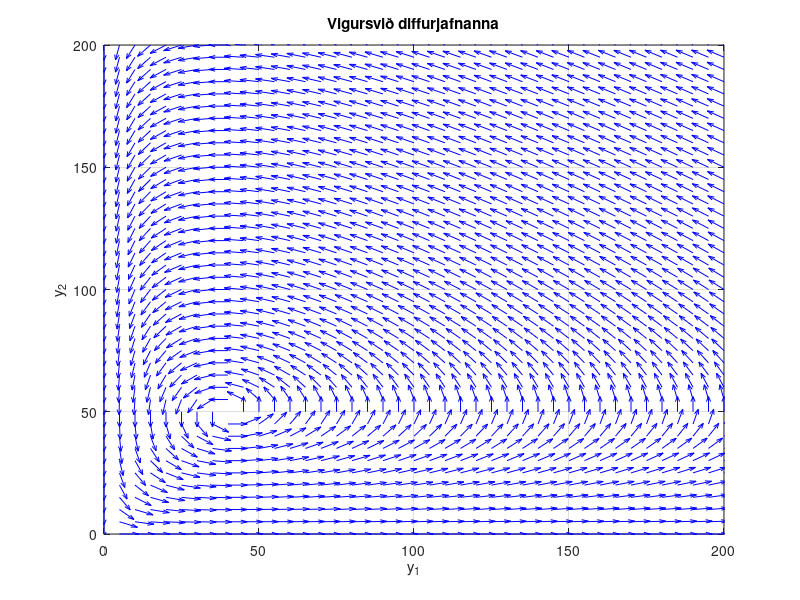

Write MATLAB code to recreate this figure. (Note: this script raises an error after producing the figure.)
%% Hluti 1 - Daemi 1
clc; clear; close all;

% y1: prey
% y2: predator

% Fastar
% alpha: Vaxtarhradi bradarinnar ef enginn randyr eru til stadar.
% beta: Hlutfall af brad sem hverfur af voldum randyra.
% gamma: Vaxtarhradi randyrsins ef brað er til stadar.
% delta: Danartidni randyra.
alpha = 0.5; beta = 0.01; gamma = 0.005; delta = 0.2;
axis_max = 200;

% Buum til grid fyrir y1 og y2
skref = 5; % Breytilegt skref fyrir mynd
[y1, y2] = meshgrid(0:skref:axis_max, 0:skref:axis_max); 

% Finnum gildi a y1' og y2' fyrir hvert y1 og y2
y1_diff = alpha.*y1 - beta.*y1.*y2;
y2_diff = gamma.*y1.*y2 - delta.*y2;

% Normaliserum vigrana fyrir styttri vigra
norm_factor = sqrt(y1_diff.^2 + y2_diff.^2);
y1_diff_normalized = y1_diff ./ norm_factor;
y2_diff_normalized = y2_diff ./ norm_factor;

% Plottum vigursvidid
figure;
quiver(y1, y2, y1_diff_normalized, y2_diff_normalized, 'b');
% quiver(y1, y2, y1_diff, y2_diff, 'b');
xlabel('y_1');
ylabel('y_2');
title('Vigursvið diffurjafnanna');
axis([0 axis_max 0 axis_max]);
grid on;

%% Daemi 2

% Veljum tima og skrefafjolda
T = 50;
n = 500;

% Upphafsgildi: 
y0_1 = [40; 9];

% Leysum kerfid med eulersolve falli
[tvec1, yvec1] = eulersolve(y0_1, n, T);

% Plottum nidurstodur
figure;
plot(tvec1,yvec1(1,:),'b',LineWidth=1.5);
hold on
plot(tvec1,yvec1(2,:),'r',LineWidth=1.5);
% legend("y_1 (með y_0_1 = 40)","y_2 (með y_0_2 = 9)","y_1 (með y_0_1 = 9)","y_2 (með y_0_2 = 40)")
xlabel('Tími');
ylabel('Fjöldi');
% title('Lausn á upphafsgildisverkefni');
xlim([0 T]);
grid on

% Profum nytt upphafsgildi
y0_2 = [25; 25];
[tvec2, yvec2] = eulersolve(y0_2, n, T);
hold on
plot(tvec2,yvec2(1,:),'--g',LineWidth=1.5);
plot(tvec2,yvec2(2,:),'--m',LineWidth=1.5);
legend("y_1 (með y_0_1 = 40)","y_2 (með y_0_2 = 9)","y_1 (með y_0_1 = 25)","y_2 (með y_0_2 = 25)")

% saveas(gcf,"hluti1_d2_plot.png");

figure;
plot(yvec1(1,:),yvec1(2,:),'b',LineWidth=1.5)
hold on
plot(yvec2(1,:),yvec2(2,:),'r',LineWidth=1.5)
xlabel("y_1")
ylabel('y_2')
title('Fasaferilsmynd með aðferð Eulers')
legend("y_0 = [40; 9]","y_0 = [25; 25]")
grid on

saveas(gcf,"hluti1_d2_plot2.png");

% Plottum nidurstodur
% figure;
% plot(tvec2,yvec2,LineWidth=1.5);
% legend("y_1 (Bráð)","y_2 (Rándýr)")
% xlabel('Tími');
% ylabel('Fjöldi');
% title('Lausn á upphafsgildisverkefni');
% xlim([0 T]);
% grid on

%% Daemi 3

figure;
quiver(y1, y2, y1_diff_normalized, y2_diff_normalized, 'b');
hold on
plot(yvec1(1,:),yvec1(2,:),LineWidth=1.5);
% hold on
% plot(y_ref(:,1),y_ref(:,2),LineWidth=1.5);

xlabel('y_1');
ylabel('y_2');
axis([0 axis_max 0 axis_max]);

%% Daemi 4

y0 = [40;9]; T = 50;
n_vector = [100, 200, 400, 800, 1600, 3200, 6400, 12800, 25600, 51200, 102400];

[~, yvec_rk] = RKsolver(y0,n_vector(end)*2,T);
error1 = zeros(2,length(n_vector));

for i = 1:length(n_vector)
    [~ ,yvec_euler] = eulersolve(y0,n_vector(i),T);
    error1(:,i) = abs(yvec_euler(:,end) - yvec_rk(:,end));
end

fractional_error_euler = error1(:,1:end-1)./error1(:,2:end);

%% Daemi 5

T1 = 100;
y0_loop = [y0_1 y0_2 [100; 25]];
n = 1000; % Breyta thessu i 16000 f myndir 5b, 5d og 5f

for i = 1:length(y0_loop)
    [t_eul, y_eul] = eulersolve(y0_loop(:,i),1000,T1);
    [t_RK, y_RK] = RKsolver(y0_loop(:,i),1000,T1);
    figure;
    plot(t_eul,y_eul(1,:),'--b',LineWidth=1.5)
    hold on
    plot(t_eul,y_eul(2,:),'--r',LineWidth=1.5)
    plot(t_RK,y_RK(1,:),'g',LineWidth=1.5)
    plot(t_RK,y_RK(2,:),'m',LineWidth=1.5)
    legend("y_1 Euler","y_2 Euler","y_1 RK4","y_2 RK4");
    title("Upphafsgildi: y_1 = " + y0_loop(1,i) + " y_2 = " + y0_loop(2,i))
    xlabel("Tími")
    ylabel("Fjöldi")
    xlim([0 T1+1])
%     figure;
%     plot(y_eul(1,:),y_eul(2,:),'',LineWidth=1.5)
%     hold on
%     plot(y_RK(1,:),y_RK(2,:),'',LineWidth=1.5)
%     title("Upphafsgildi: y_1 = " + y0_loop(1,i) + " y_2 = " + y0_loop(2,i))
end

% saveas(gcf,'hluti1_d5_plot.png')

%% Daemi 6

% Tomt fylki til ad geyma mismuninn
y0_1 = [40; 9];
n_vector = [100, 200, 400, 800, 1600, 3200, 6400, 12800];
T = 50;
error_RK = zeros(length(y0_1),length(n_vector));
[~, yvec_rk] = RKsolver(y0_1,1e6,T);

for i = 1:length(n_vector)
    [t_vec, y_vec] = RKsolver(y0_1, n_vector(i), T);
    error_RK(:,i) = abs(yvec_rk(:,end) - y_vec(:,end));
end

factor_RK = error_RK(:,1:end-1) ./ error_RK(:,2:end);
log2_ratio_RK = log2(factor_RK);

figure;
loglog(n_vector,error_RK,LineWidth=1)
title("loglog plot sýnir beina línu með hallatölu")
p1 = polyfit(log(n_vector), log(error_RK(1,:)),1);
p2 = polyfit(log(n_vector), log(error_RK(2,:)),1);
slope1 = p1(1); slope2 = p2(1);

txt1 = "Hallatala y_1 = " + slope1;
txt2 = "Hallatala y_2 = " + slope2;
legend(txt1,txt2);
